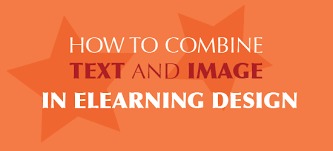
#> input picture Sample.png, 333 x 151 px
$ python project4.py
#> lines starting #> are read from the running program, lines starting #| are printed output that depends on the picture
import cv2
import pytesseract

image_path = input("Enter image file name: ")
#> the answer given: Sample.png

img = cv2.imread(image_path)
#> img is the input picture: shape (151, 333, 3); mean B, G, R 73.6, 123.6, 242.2

if img is None:
    print("Image not found")
else:
    gray = cv2.cvtColor(img, cv2.COLOR_BGR2GRAY)
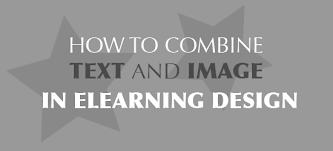
#> gray: shape (151, 333); min 66, max 255, mean 153.3

#> (the run stopped early here; a loop or call above may not have finished)
